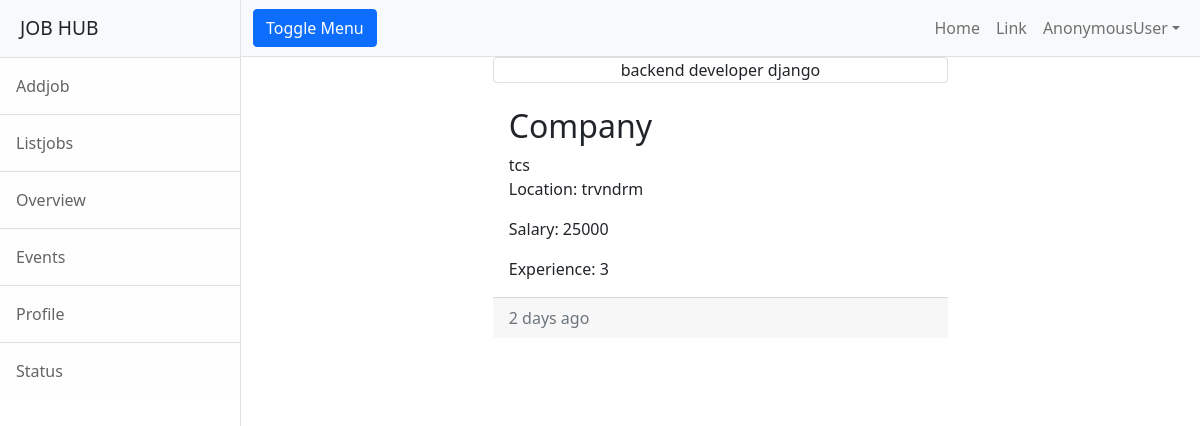
The app's page /employer/jobs/detail/4 with its own data.
### employer/models.py (models this page shows, shortened)
class Jobs(models.Model):
    job_title=models.CharField(max_length=120)
    company_name=models.CharField(max_length=120)
    location = models.CharField(max_length=120)
    salary=models.IntegerField(null=0)
    experience=models.PositiveIntegerField(default=0)

### employer/views.py (the view)
# urls.py: path("jobs/detail/<int:id>",views.JobDetailView.as_view(),name="emp-jobdetail"),
class JobDetailView(DetailView):
    model = Jobs
    context_object_name = "job"
    template_name = "emp-detail.html"
    pk_url_kwarg = "id"

### employer/templates/emp-detail.html
{%extends 'base.html'%}
{%block body_block%}
<div class="row">
    <div class="col-3"></div>
    <div class="col-6">
       <div class="card text-center">
          {{job.job_title}}
  </div>
  <div class="card-body">
      <h5 class="card-title "><h2>Company</h2> {{job.company_name}}</h5>
    <p class="card-text">Location: {{job.location}}</p>
      <p class="card-text">Salary: {{job.salary}}</p>
      <p class="card-text">Experience: {{job.experience}}</p>
  </div>
  <div class="card-footer text-muted">
    2 days ago
  </div>
</div>
    </div>
</div>
{%endblock%}

### records on screen
Jobs: job_title "backend developer django", company_name "tcs", location "trvndrm", salary "25000", experience "3"

### other values on screen
{{ request.user }} "AnonymousUser"
